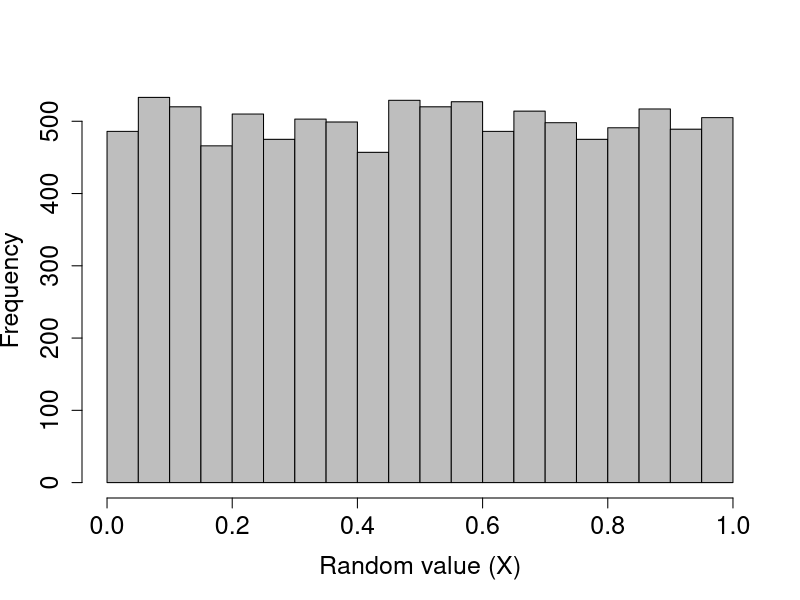
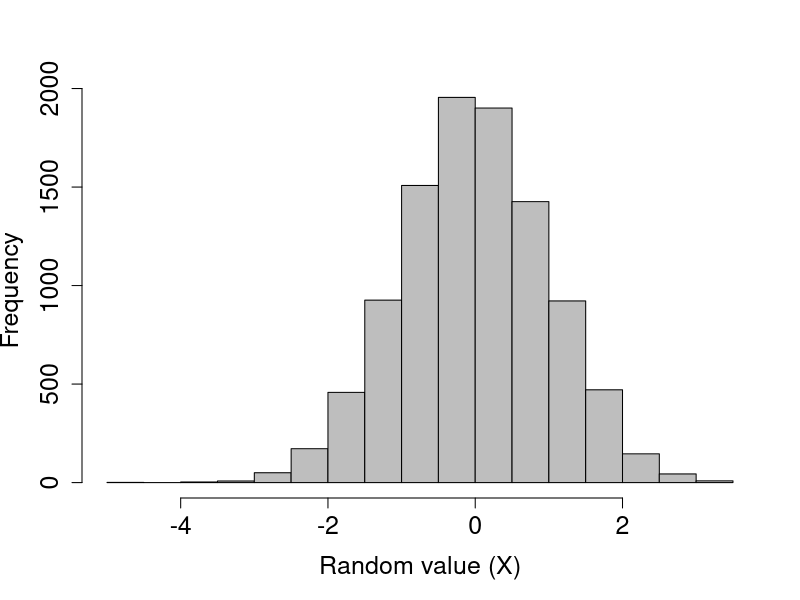
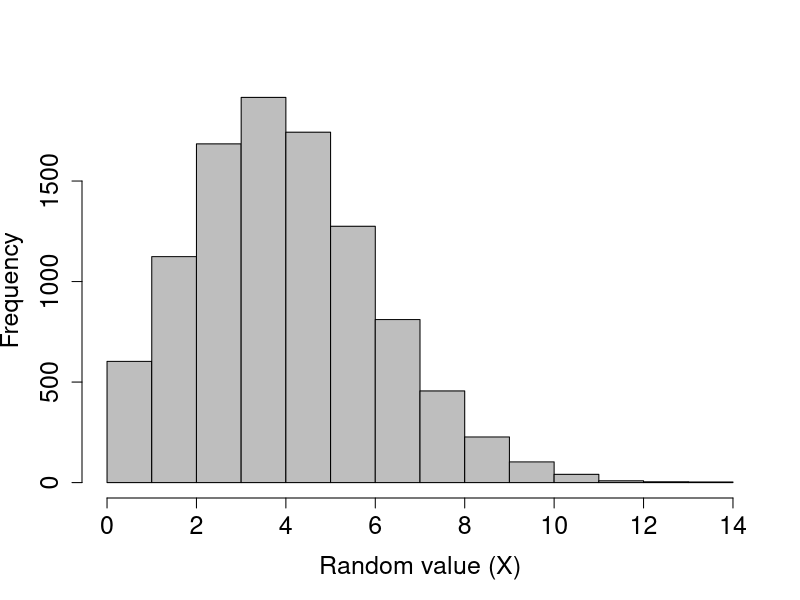
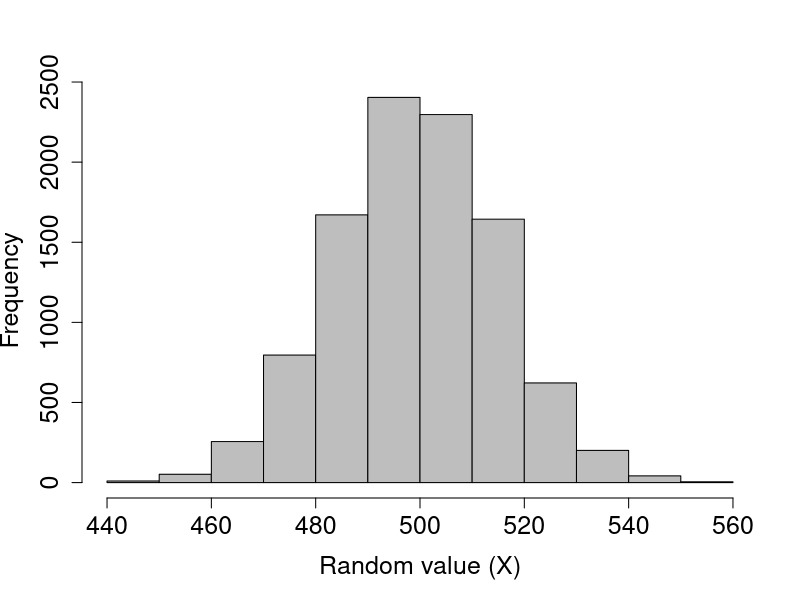
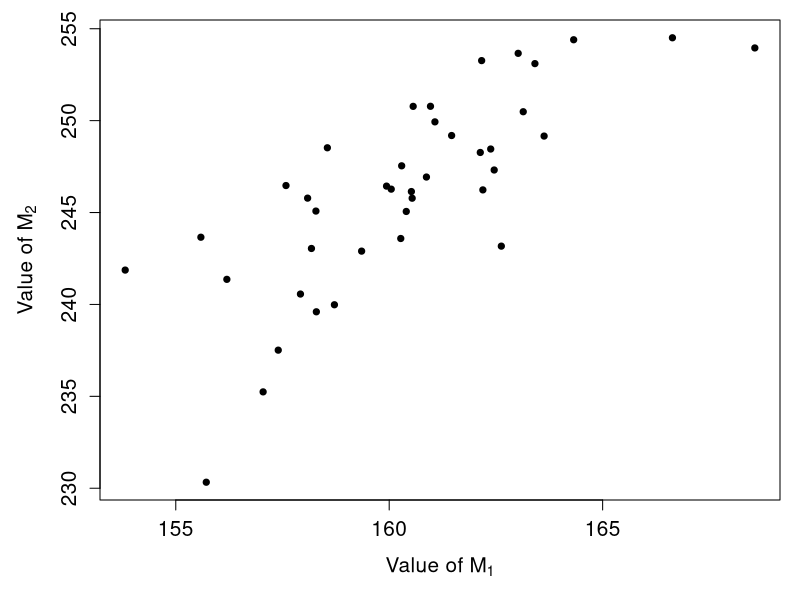
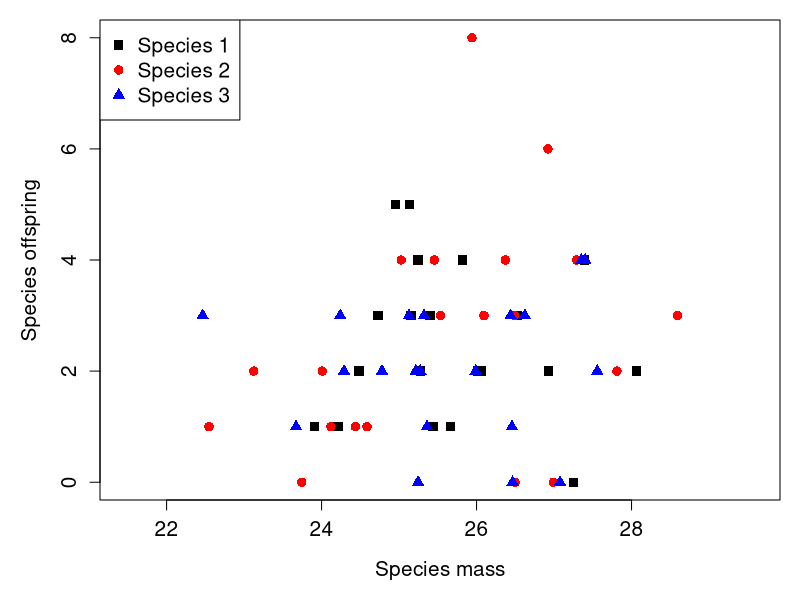

R code for these plots, in order:
## ---- chunk 1
rand_unifs_10 <- runif(n = 10, min = 0, max = 1);
## ---- chunk 2
print(rand_unifs_10);
## ---- chunk 3
rand_unifs_10000 <- runif(n = 10000, min = 0, max = 1);
hist(rand_unifs_10000, xlab = "Random value (X)", col = "grey",
     main = "", cex.lab = 1.5, cex.axis = 1.5);
## ---- chunk 4
rand_norms_10 <- rnorm(n = 10, mean = 0, sd = 1);
## ---- chunk 5
print(rand_norms_10);
## ---- chunk 6
rand_norms_10000 <- rnorm(n = 10000, mean = 0, sd = 1);
hist(rand_norms_10000, xlab = "Random value (X)", col = "grey",
     main = "", cex.lab = 1.5, cex.axis = 1.5);
## ---- chunk 7
rand_poissons <- rpois(n = 10, lambda = 1.5);
print(rand_poissons);
## ---- chunk 8
rand_poissons_10000 <- rpois(n = 10000, lambda = 4.5);
hist(rand_poissons_10000, xlab = "Random value (X)", col = "grey",
     main = "", cex.lab = 1.5, cex.axis = 1.5);
## ---- chunk 9
coin_flips <- rbinom(n = 1, size = 1000, prob = 0.5);
print(coin_flips);
## ---- chunk 10
coin_flips_2 <- rbinom(n = 2, size = 1000, prob = 0.5);
print(coin_flips_2);
## ---- chunk 11
coin_flips_10000 <- rbinom(n = 10000, size = 1000, prob = 0.5);
## ---- chunk 12
hist(coin_flips_10000, xlab = "Random value (X)", col = "grey",
     main = "", cex.lab = 1.5, cex.axis = 1.5);
## ---- chunk 13
flips_10 <- rbinom(n = 10, size = 1, prob = 0.5);
## ---- chunk 14
print(flips_10);
## ---- chunk 15
rand_number_1 <- sample(x = 1:10, size = 1);
print(rand_number_1);
## ---- chunk 16
rand_number_10 <- sample(x = 1:10, size = 10);
print(rand_number_10);
## ---- chunk 17
rand_number_10_r <- sample(x = 1:10, size = 10, replace = TRUE);
print(rand_number_10_r);
## ---- chunk 18
prob_vec      <- c( rep(x = 0.05, times = 5), rep(x = 0.15, times = 5) );
rand_num_bias <- sample(x = 1:10, size = 10, replace = TRUE, prob = prob_vec);
print(rand_num_bias);
## ---- chunk 19
species <- c("species_A", "species_B", "species_C");
## ---- chunk 20
sp_sample <- sample(x = species, size = 24, replace = TRUE, 
                    prob = c(0.5, 0.25, 0.25) 
                    );
## ---- chunk 21
print(sp_sample);
## ---- chunk 22
N   <- 10000;
rho <- 0.3;
x1  <- rnorm(n = N, mean = 0, sd = 1);
x2  <- (rho * x1) + sqrt(1 - rho*rho) * rnorm(n = N, mean = 0, sd = 1);
## ---- chunk 23
cor(x1, x2);
## ---- chunk 24
library("MASS");
## ---- chunk 25
bumpus <- read.csv("Bumpus_data.csv");
c_bump <- cov(bumpus[,3:5]);
## ---- chunk 26
library(knitr);
mns <- round(apply(X = bumpus[,3:5], MARGIN = 2, FUN = mean), digits = 2);
vrs <- round(apply(X = bumpus[,3:5], MARGIN = 2, FUN = var), digits = 2);
nms <- c("M1", "M2", "M3");
dfrm <- data.frame(measurement = nms, mean = mns, variance = vrs);
rownames(dfrm) <- NULL;
kable(dfrm);
## ---- chunk 27
matrix_data <- c(12.68, 13.95, 3.07, 13.95, 30.39, 4.70, 3.07, 4.70, 2.18);
cv_mat      <- matrix(data = matrix_data, nrow = 3, ncol = 3, byrow = TRUE);
rownames(cv_mat) <- c("M1", "M2", "M3");
colnames(cv_mat) <- c("M1", "M2", "M3");
## ---- chunk 28
print(cv_mat);
## ---- chunk 29
mns <- c(159.54, 245.26, 25.52);
## ---- chunk 30
sim_data <- mvrnorm(n = 40, mu = mns, Sigma = cv_mat);
## ---- chunk 31
kable(sim_data);
## ---- chunk 32
apply(X = sim_data, MARGIN = 2, FUN = mean);
## ---- chunk 33
cov(sim_data);
## ---- chunk 34
par(mar = c(5, 5, 1, 1));
plot(x = sim_data[,1], y = sim_data[,2], pch = 20, cex = 1.25, cex.lab = 1.25,
     cex.axis = 1.25, xlab = expression(paste("Value of ", M[1])),
     ylab = expression(paste("Value of ", M[2])));
## ---- chunk 35
N           <- 20;
matrix_data <- c(12.68, 13.95, 3.07, 13.95, 30.39, 4.70, 3.07, 4.70, 2.18);
cv_mat      <- matrix(data = matrix_data, nrow = 3, ncol = 3, byrow = TRUE);
mns_1       <- c(159.54, 245.26, 25.52);
sim_data_1  <- mvrnorm(n = N, mu = mns, Sigma = cv_mat);
colnames(sim_data_1) <- c("Length", "Width", "Mass");
# Below, I bind a column for indicating 'species_1' identity
species     <- rep(x = "species_1", times = 20); # Repeats 20 times
sp_1        <- data.frame(species, sim_data_1);
## ---- chunk 36
offspring   <- rpois(n = N, lambda = sp_1$Mass * 0.1);
sp_1        <- cbind(sp_1, offspring);
## ---- chunk 37
kable(sp_1);
## ---- chunk 38
# First making species 2
mns_2       <- c(159.54, 245.26, 25.52 + 3); # Add a bit
sim_data_2  <- mvrnorm(n = N, mu = mns, Sigma = cv_mat);
colnames(sim_data_2) <- c("Length", "Width", "Mass");
species     <- rep(x = "species_2", times = 20); # Repeats 20 times
offspring   <- rpois(n = N, lambda = sim_data_2[,3] * 0.1);
sp_2        <- data.frame(species, sim_data_2, offspring);
# Now make species 3
mns_3       <- c(159.54, 245.26, 25.52 + 4.5); # Add a bit more
sim_data_3  <- mvrnorm(n = N, mu = mns, Sigma = cv_mat);
colnames(sim_data_3) <- c("Length", "Width", "Mass");
species     <- rep(x = "species_3", times = 20); # Repeats 20 times
offspring   <- rpois(n = N, lambda = sim_data_3[,3] * 0.1);
sp_3        <- data.frame(species, sim_data_3, offspring);
# Bring it all together in one data set
dat <- rbind(sp_1, sp_2, sp_3);
## ---- chunk 39
kable(dat);
## ---- chunk 40
aov_result <- aov(Mass ~ species, data = dat);
summary(aov_result);
## ---- chunk 41
par(mar = c(5, 5, 1, 1));
s1 <- dat[dat[,1] == "species_1",];
s2 <- dat[dat[,1] == "species_2",];
s3 <- dat[dat[,1] == "species_3",];
plot(x = s1$Mass, y = s1$offspring, pch = 15, cex = 1.25, cex.lab = 1.25,
     cex.axis = 1.25, xlab = "Species mass", ylab = "Species offspring",
     xlim = c(min(dat$Mass) - 1, max(dat$Mass) + 1),
     ylim = c(0, max(dat$offspring)), col = "black");
points(x = s2$Mass, y = s2$offspring, pch = 16, cex = 1.25, col = "red");
points(x = s3$Mass, y = s3$offspring, pch = 17, cex = 1.25, col = "blue");
legend("topleft", pch = 15:17, col = c("black", "red", "blue"), 
       legend = c("Species 1", "Species 2", "Species 3"), cex = 1.25);
## ---- chunk 42
library(lme4);
mod <- glmer(offspring ~ Mass + (1 | species), data = dat, family = "poisson");
summary(mod);
